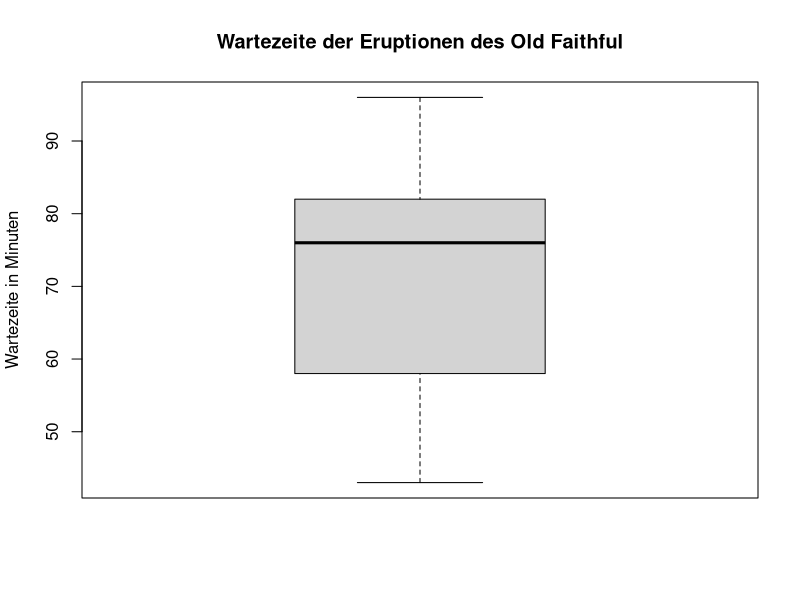

Generate this figure with R:
#################################################################
## Uebung 4 - reloaded
##
#################################################################

## Aufgabe: arithmetischer Mittelwert
# - Bestimmen Sie die durchschnittliche Wartezeit zwischen den Eruptionen aus faithful.

faithful
mean(faithful$waiting)

## Aufgabe: Median
# - Bestimmen Sie den Median der Wartezeiten zwischen den Eruptionen aus faithful.
median(faithful$waiting)


## Aufgabe: Quartile
# Bestimmen Sie die Quartile der Wartezeiten aus faithful
quantile(faithful$waiting)

## Aufgabe: Quantile
# - Bestimmen Sie das 0.17-Quantil, das 43%-Quantil, das 67%-Quantil und das 0.85-Quantil 
# der Wartezeiten aus faithful.
quantile(faithful$waiting, c(0.17, 0.43, 0.67, 0.85))

quantile(faithful$waiting, probs = 0.17)


## Aufgabe: Spannweite
# - Bestimmen Sie die Spannweite der Wartezeiten aus faithful
range(faithful$waiting)[2] - range(faithful$waiting)[1]
max(faithful$waiting) - min(faithful$waiting)

## Aufgabe: Interquartilsabstand
# - Bestimmen Sie den Interquartilsabstand der Wartezeiten aus faithful.
IQR(faithful$waiting)

## Aufgabe: Boxplot
# - Bestimmen Sie den Boxplot der Wartezeiten aus faithful
boxplot(faithful$waiting, 
        main="Wartezeite der Eruptionen des Old Faithful",
        ylab = "Wartezeite in Minuten")


## Aufgabe: Varianz
# Problem: Bestimmen Sie die beiden Varianzen der Wartezeiten aus faithful.
sd(faithful$waiting)^2
var(faithful$waiting)

# Stichprobenvarianz:
var(faithful$waiting)

# Populationsvarianz:
var(faithful$waiting) * (length(faithful$waiting)-1) / length(faithful$waiting)

## Aufgabe: Standardabweichung
# - Bestimmen Sie die beiden Standardabweichungen der Wartezeiten aus faithful.

# Stichprobenvarianz
sd(faithful$waiting)

# Population
sqrt(var(faithful$waiting)*(length(faithful$waiting)-1)/length(faithful$waiting))



## Aufgabe: Korrelationskoefﬁzient
# - Öffnen Sie den Datensatz swiss. Bestimmen Sie die Korrelation zwischen der 
# Fruchtbarkeitsrate und dem Anteil derjenigen, deren Ausbildung über den 
# Primarschulabschluss hinausgeht
fertility <- swiss$Fertility
education <- swiss$Education

cor(fertility, education)
